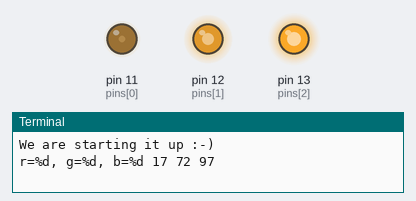
The program below on a simulated Raspberry Pi (header pin numbers). On the bench: output pins drawn as LEDs (lit = HIGH), the last lines printed to the terminal. Random numbers come from a fixed seed.

Above: at 0.1 s.
At 4.1 s:
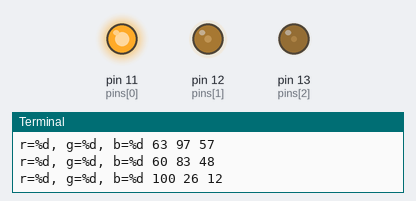
At 9.1 s:
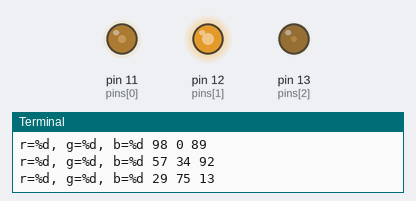
At 19.1 s:
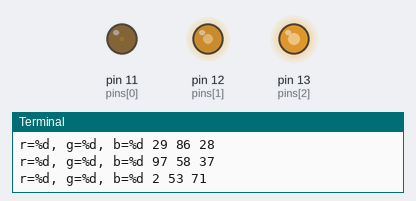
At 29.1 s:
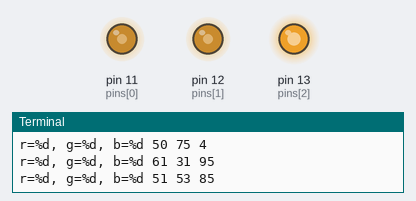
At 39.1 s:
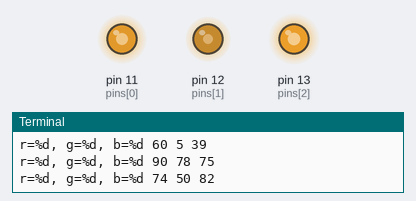
Timing chart, 0 to 40.0 s (numbered marks = the images above):
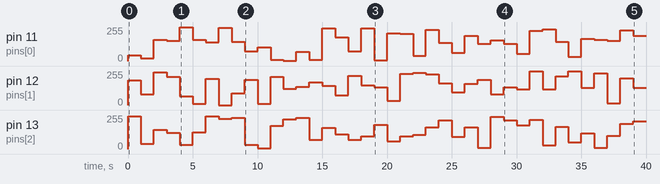

Measured:
- by itself, pin 11 (pins[0]): 0/255 → 43/255 at 0.00 s, → 20/255 1.0 s later, → 161/255 1.0 s later, → 153/255 1.0 s later, … (40 changes in this stretch)
- by itself, pin 12 (pins[1]): 0/255 → 184/255 at 0.00 s, → 82/255 1.0 s later, → 247/255 1.0 s later, → 212/255 1.0 s later, … (40 changes in this stretch)

The program:

ColorfulLED.py
```python
import RPi.GPIO as GPIO
import time
import random

pins = [11, 12, 13]  # we are defining pin here R:11,G:12 and B:13


def setup():
    global pwmRed, pwmGreen, pwmBlue
    GPIO.setmode(GPIO.BOARD)
    GPIO.setup(pins, GPIO.OUT)
    GPIO.output(pins, GPIO.HIGH)
    # setting pwmRed for R:11 with frequency 2000 Hz
    pwmRed = GPIO.PWM(pins[0], 2000)
    pwmGreen = GPIO.PWM(pins[1], 2000)  # setting pwmGreen for R:12
    pwmBlue = GPIO.PWM(pins[2], 2000)
    pwmRed.start(0)  # setting initial duty cycle
    pwmGreen.start(0)
    pwmBlue.start(0)


def setColor(r_val, g_val, b_val):
    pwmRed.ChangeDutyCycle(r_val)
    pwmGreen.ChangeDutyCycle(g_val)
    pwmBlue.ChangeDutyCycle(b_val)


def loop():
    while True:
        r = random.randint(0, 100)
        g = random.randint(0, 100)
        b = random.randint(0, 100)
        setColor(r, g, b)

        print('r=%d, g=%d, b=%d', r, g, b)
        time.sleep(1)


def destroy():
    pwmRed.stop()  # stop PWM
    pwmGreen.stop()  # stop PWM
    pwmBlue.stop()  # stop PWM
    GPIO.cleanup()  # release all GPIO


if __name__ == '__main__':
    print('We are starting it up :-)')
    setup()
    try:
        loop()
    except KeyboardInterrupt:  # terminate app on ctrl-c
        destroy()
```
